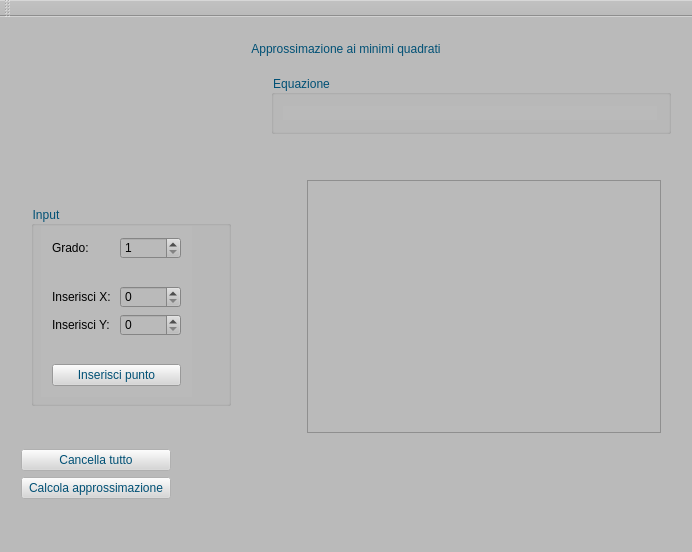
<?xml version="1.0" encoding="UTF-8"?>
<ui version="4.0">
 <class>MainWindow</class>
 <widget class="QMainWindow" name="MainWindow">
  <property name="geometry">
   <rect>
    <x>0</x>
    <y>0</y>
    <width>692</width>
    <height>552</height>
   </rect>
  </property>
  <property name="sizePolicy">
   <sizepolicy hsizetype="Expanding" vsizetype="Expanding">
    <horstretch>0</horstretch>
    <verstretch>0</verstretch>
   </sizepolicy>
  </property>
  <property name="windowTitle">
   <string>Approssimazione ai minimi quadrati</string>
  </property>
  <property name="styleSheet">
   <string notr="true">background-color:rgb(186, 186, 186)</string>
  </property>
  <widget class="QWidget" name="centralWidget">
   <layout class="QVBoxLayout" name="verticalLayout_3">
    <item>
     <layout class="QVBoxLayout" name="verticalLayout_5">
      <property name="sizeConstraint">
       <enum>QLayout::SetNoConstraint</enum>
      </property>
      <property name="leftMargin">
       <number>10</number>
      </property>
      <property name="rightMargin">
       <number>10</number>
      </property>
      <property name="bottomMargin">
       <number>20</number>
      </property>
      <item>
       <widget class="QLabel" name="label">
        <property name="minimumSize">
         <size>
          <width>301</width>
          <height>41</height>
         </size>
        </property>
        <property name="maximumSize">
         <size>
          <width>16777215</width>
          <height>150</height>
         </size>
        </property>
        <property name="autoFillBackground">
         <bool>false</bool>
        </property>
        <property name="styleSheet">
         <string notr="true">font: 87 20pt &quot;Segoe UI Black&quot;;
color:rgb(0, 80, 117);</string>
        </property>
        <property name="text">
         <string>Approssimazione ai minimi quadrati</string>
        </property>
        <property name="alignment">
         <set>Qt::AlignCenter</set>
        </property>
       </widget>
      </item>
      <item>
       <layout class="QHBoxLayout" name="horizontalLayout_8">
        <item>
         <spacer name="horizontalSpacer_2">
          <property name="orientation">
           <enum>Qt::Horizontal</enum>
          </property>
          <property name="sizeHint" stdset="0">
           <size>
            <width>40</width>
            <height>20</height>
           </size>
          </property>
         </spacer>
        </item>
        <item>
         <widget class="QGroupBox" name="groupBox_2">
          <property name="sizePolicy">
           <sizepolicy hsizetype="Maximum" vsizetype="Maximum">
            <horstretch>0</horstretch>
            <verstretch>0</verstretch>
           </sizepolicy>
          </property>
          <property name="minimumSize">
           <size>
            <width>400</width>
            <height>50</height>
           </size>
          </property>
          <property name="maximumSize">
           <size>
            <width>16777215</width>
            <height>151</height>
           </size>
          </property>
          <property name="styleSheet">
           <string notr="true">font: 87 10pt &quot;Segoe UI Black&quot;;
color:rgb(0, 80, 117);</string>
          </property>
          <property name="title">
           <string>Equazione</string>
          </property>
          <property name="alignment">
           <set>Qt::AlignJustify|Qt::AlignTop</set>
          </property>
          <layout class="QHBoxLayout" name="horizontalLayout_3">
           <property name="leftMargin">
            <number>9</number>
           </property>
           <item>
            <widget class="QLabel" name="equationInsertLabel">
             <property name="sizePolicy">
              <sizepolicy hsizetype="Expanding" vsizetype="Preferred">
               <horstretch>0</horstretch>
               <verstretch>0</verstretch>
              </sizepolicy>
             </property>
             <property name="styleSheet">
              <string notr="true">font: 87 8pt &quot;Segoe UI Black&quot;;
color:black;
</string>
             </property>
             <property name="text">
              <string/>
             </property>
             <property name="alignment">
              <set>Qt::AlignLeading|Qt::AlignLeft|Qt::AlignTop</set>
             </property>
            </widget>
           </item>
          </layout>
         </widget>
        </item>
       </layout>
      </item>
      <item>
       <layout class="QHBoxLayout" name="horizontalLayout_5">
        <property name="leftMargin">
         <number>10</number>
        </property>
        <property name="topMargin">
         <number>40</number>
        </property>
        <property name="rightMargin">
         <number>10</number>
        </property>
        <property name="bottomMargin">
         <number>10</number>
        </property>
        <item>
         <layout class="QHBoxLayout" name="horizontalLayout_6">
          <item>
           <widget class="QGroupBox" name="groupBox">
            <property name="sizePolicy">
             <sizepolicy hsizetype="Preferred" vsizetype="Fixed">
              <horstretch>0</horstretch>
              <verstretch>0</verstretch>
             </sizepolicy>
            </property>
            <property name="maximumSize">
             <size>
              <width>200</width>
              <height>200</height>
             </size>
            </property>
            <property name="styleSheet">
             <string notr="true">font: 87 10pt &quot;Segoe UI Black&quot;;
color:rgb(0, 80, 117);
</string>
            </property>
            <property name="title">
             <string>Input</string>
            </property>
            <property name="alignment">
             <set>Qt::AlignLeading|Qt::AlignLeft|Qt::AlignVCenter</set>
            </property>
            <widget class="QWidget" name="layoutWidget">
             <property name="geometry">
              <rect>
               <x>10</x>
               <y>20</y>
               <width>151</width>
               <height>171</height>
              </rect>
             </property>
             <layout class="QVBoxLayout" name="verticalLayout">
              <item>
               <layout class="QHBoxLayout" name="horizontalLayout_4">
                <item>
                 <widget class="QLabel" name="degreeLabel">
                  <property name="styleSheet">
                   <string notr="true">font: 8pt &quot;MS Reference Sans Serif&quot;;
color:black;
</string>
                  </property>
                  <property name="text">
                   <string>Grado:</string>
                  </property>
                 </widget>
                </item>
                <item>
                 <widget class="QSpinBox" name="degreeSpinBox">
                  <property name="styleSheet">
                   <string notr="true">color:black;
</string>
                  </property>
                  <property name="minimum">
                   <number>1</number>
                  </property>
                  <property name="maximum">
                   <number>4</number>
                  </property>
                 </widget>
                </item>
               </layout>
              </item>
              <item>
               <spacer name="verticalSpacer">
                <property name="orientation">
                 <enum>Qt::Vertical</enum>
                </property>
                <property name="sizeHint" stdset="0">
                 <size>
                  <width>20</width>
                  <height>40</height>
                 </size>
                </property>
               </spacer>
              </item>
              <item>
               <layout class="QHBoxLayout" name="horizontalLayout">
                <item>
                 <widget class="QLabel" name="label_2">
                  <property name="styleSheet">
                   <string notr="true">font: 8pt &quot;MS Reference Sans Serif&quot;;
color:black;

</string>
                  </property>
                  <property name="text">
                   <string>Inserisci X: </string>
                  </property>
                 </widget>
                </item>
                <item>
                 <widget class="QSpinBox" name="xSpinBox">
                  <property name="styleSheet">
                   <string notr="true">color:black;
</string>
                  </property>
                  <property name="maximum">
                   <number>1000</number>
                  </property>
                 </widget>
                </item>
               </layout>
              </item>
              <item>
               <layout class="QHBoxLayout" name="horizontalLayout_2">
                <item>
                 <widget class="QLabel" name="label_3">
                  <property name="styleSheet">
                   <string notr="true">color:black;
font: 8pt &quot;MS Reference Sans Serif&quot;;</string>
                  </property>
                  <property name="text">
                   <string>Inserisci Y: </string>
                  </property>
                 </widget>
                </item>
                <item>
                 <widget class="QSpinBox" name="ySpinBox">
                  <property name="styleSheet">
                   <string notr="true">color:black;
</string>
                  </property>
                  <property name="maximum">
                   <number>1000</number>
                  </property>
                 </widget>
                </item>
               </layout>
              </item>
              <item>
               <spacer name="verticalSpacer_2">
                <property name="orientation">
                 <enum>Qt::Vertical</enum>
                </property>
                <property name="sizeHint" stdset="0">
                 <size>
                  <width>20</width>
                  <height>40</height>
                 </size>
                </property>
               </spacer>
              </item>
              <item>
               <widget class="QPushButton" name="pushButton">
                <property name="styleSheet">
                 <string notr="true">background-color:rgb(214, 214, 214);
font: 87 8pt &quot;Segoe UI Black&quot;;</string>
                </property>
                <property name="text">
                 <string>Inserisci punto</string>
                </property>
               </widget>
              </item>
             </layout>
            </widget>
           </widget>
          </item>
          <item>
           <spacer name="horizontalSpacer">
            <property name="orientation">
             <enum>Qt::Horizontal</enum>
            </property>
            <property name="sizeType">
             <enum>QSizePolicy::Maximum</enum>
            </property>
            <property name="sizeHint" stdset="0">
             <size>
              <width>70</width>
              <height>20</height>
             </size>
            </property>
           </spacer>
          </item>
         </layout>
        </item>
        <item>
         <widget class="QFrame" name="framePlot">
          <property name="sizePolicy">
           <sizepolicy hsizetype="Minimum" vsizetype="Expanding">
            <horstretch>0</horstretch>
            <verstretch>0</verstretch>
           </sizepolicy>
          </property>
          <property name="styleSheet">
           <string notr="true"/>
          </property>
          <property name="frameShape">
           <enum>QFrame::StyledPanel</enum>
          </property>
          <property name="frameShadow">
           <enum>QFrame::Raised</enum>
          </property>
          <zorder>groupBox_2</zorder>
         </widget>
        </item>
       </layout>
      </item>
      <item>
       <widget class="QPushButton" name="cleanButton">
        <property name="enabled">
         <bool>false</bool>
        </property>
        <property name="maximumSize">
         <size>
          <width>150</width>
          <height>16777215</height>
         </size>
        </property>
        <property name="autoFillBackground">
         <bool>false</bool>
        </property>
        <property name="styleSheet">
         <string notr="true">background-color:rgb(214, 214, 214);
color:rgb(0, 80, 117);
font: 87 8pt &quot;Segoe UI Black&quot;;</string>
        </property>
        <property name="text">
         <string>Cancella tutto</string>
        </property>
        <property name="iconSize">
         <size>
          <width>45</width>
          <height>45</height>
         </size>
        </property>
        <property name="checkable">
         <bool>true</bool>
        </property>
       </widget>
      </item>
      <item>
       <widget class="QPushButton" name="computeButton">
        <property name="enabled">
         <bool>false</bool>
        </property>
        <property name="sizePolicy">
         <sizepolicy hsizetype="Expanding" vsizetype="Fixed">
          <horstretch>0</horstretch>
          <verstretch>0</verstretch>
         </sizepolicy>
        </property>
        <property name="maximumSize">
         <size>
          <width>150</width>
          <height>16777215</height>
         </size>
        </property>
        <property name="autoFillBackground">
         <bool>false</bool>
        </property>
        <property name="styleSheet">
         <string notr="true">font: 87 8pt &quot;Segoe UI Black&quot;;
background-color:rgb(214, 214, 214);
color:rgb(0, 80, 117);
</string>
        </property>
        <property name="text">
         <string>Calcola approssimazione</string>
        </property>
        <property name="flat">
         <bool>false</bool>
        </property>
       </widget>
      </item>
     </layout>
    </item>
   </layout>
   <zorder></zorder>
  </widget>
  <widget class="QMenuBar" name="menuBar">
   <property name="geometry">
    <rect>
     <x>0</x>
     <y>0</y>
     <width>692</width>
     <height>21</height>
    </rect>
   </property>
  </widget>
  <widget class="QToolBar" name="mainToolBar">
   <attribute name="toolBarArea">
    <enum>TopToolBarArea</enum>
   </attribute>
   <attribute name="toolBarBreak">
    <bool>false</bool>
   </attribute>
  </widget>
  <widget class="QStatusBar" name="statusBar"/>
 </widget>
 <layoutdefault spacing="6" margin="11"/>
 <resources/>
 <connections/>
</ui>
